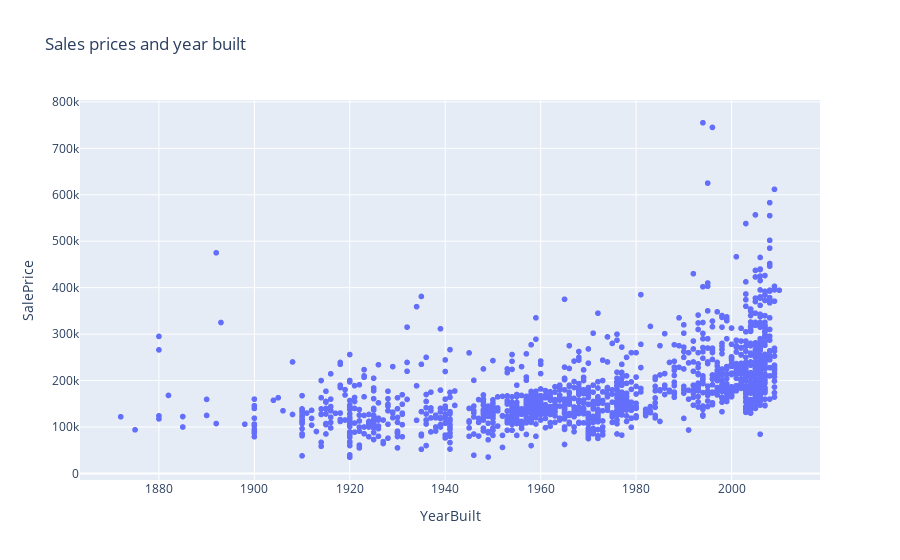

The cell this chart's notebook holds for it:
### Code cell
# Sales prices and year built with plotly
fig = px.scatter(df, x="YearBuilt", y="SalePrice", title="Sales prices and year built")
fig.show()

### Figure 1 — Plotly figure (JSON) as saved in the notebook; plotly's stock layout.template omitted (floating-point values rounded to 4 significant figures; data arrays with more than 128 entries replaced by an {"elided": "..."} marker saying what was removed)
{"data": [{"hovertemplate": "YearBuilt=%{x}<br>SalePrice=%{y}<extra></extra>", "legendgroup": "", "marker": {"color": "#636efa", "symbol": "circle"}, "mode": "markers", "name": "", "showlegend": false, "type": "scattergl", "x": {"elided": "1460 int values"}, "xaxis": "x", "y": {"elided": "1460 int values"}, "yaxis": "y"}], "layout": {"legend": {"tracegroupgap": 0}, "title": {"text": "Sales prices and year built"}, "xaxis": {"anchor": "y", "domain": [0, 1], "title": {"text": "YearBuilt"}}, "yaxis": {"anchor": "x", "domain": [0, 1], "title": {"text": "SalePrice"}}}}
